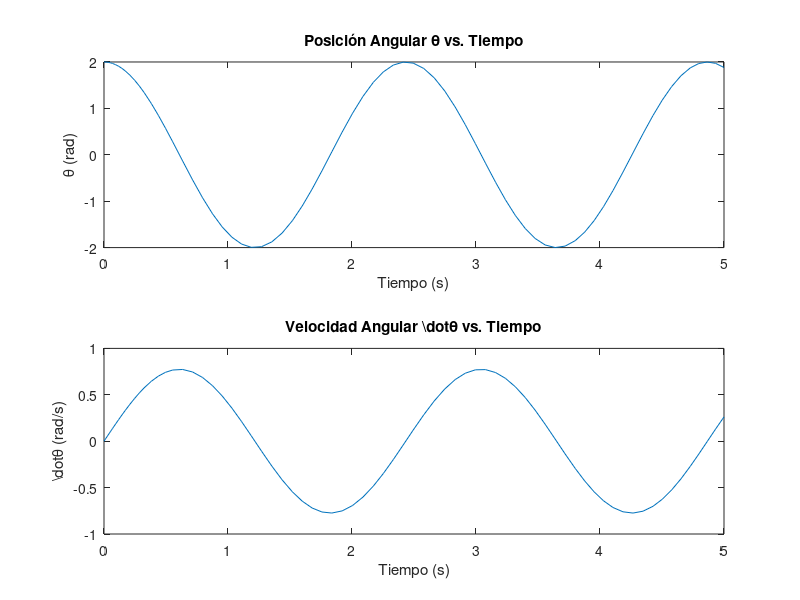

This figure's MATLAB source:
m = 10;
r = 0.05;
k = 100;

%Condiciones iniciales
theta_0 = 0;
theta_dot_0 = 2;

%Espacio de estados
A = [0 1; -2*k/(3*m) 0];
B = [0; 0];
C = eye(2);
D = [0; 0];

state_eq = @(t, x) A*x;

%Tiempo simulación
tspan = [0 5];

%Integración numérica
[t, x] = ode45(state_eq, tspan, [theta_0; theta_dot_0]);

figure;
subplot(2,1,2);
plot(t, x(:,1));
title('Velocidad Angular \dot{\theta} vs. Tiempo');
xlabel('Tiempo (s)');
ylabel('\dot{\theta} (rad/s)');

subplot(2,1,1);
plot(t, x(:,2));
title('Posición Angular \theta vs. Tiempo');
xlabel('Tiempo (s)');
ylabel('\theta (rad)');


